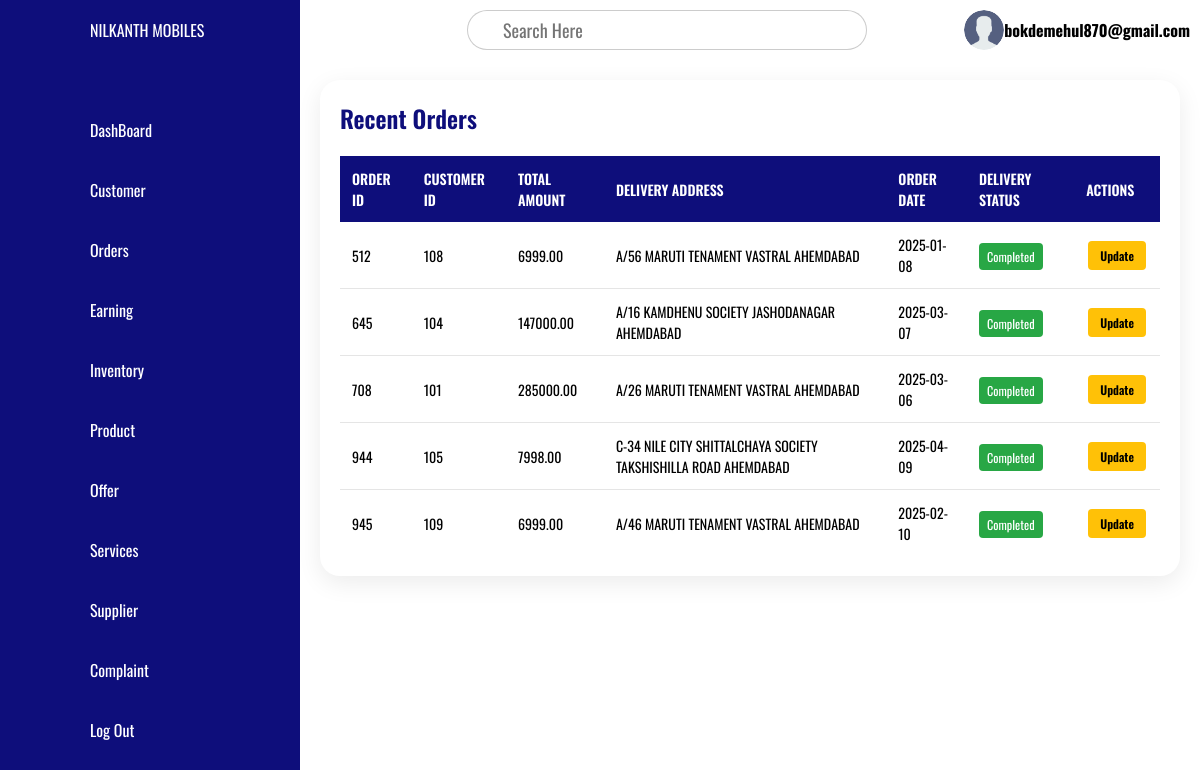
The page /project/admin/module/order.php (signed in) on the database its author committed.
### tables this page shows
CREATE TABLE `orders` (
  `ORDER_ID` int(11) NOT NULL,
  `CUSTOMER_ID` int(11) DEFAULT NULL,
  `TOTAL_AMT` decimal(11,2) NOT NULL,
  `DELIVERY_ADDRESS` varchar(250) NOT NULL,
  `DELIVERY_STATUS` varchar(50) NOT NULL,
  `order_date` date DEFAULT NULL
);

### project/admin/module/order.php (the view, shortened to what this page needs)
<!DOCTYPE html>
<html lang="en">
<head>
</head>
<body>
    <div class="container">
        <?php require_once "/xampp/htdocs/Project/admin/Nav.php" ?>
        <div class="main">
            <?php require_once "/xampp/htdocs/Project/admin/main.php" ?>
            <div class="details">
                <div class="recentOrders">
                    <div class="cardHeader">
                        <h2>Recent Orders</h2>
                    </div>
                    <table>
                        <thead>
                            <tr>
                                <th>Order Id</th>
                                <th>Customer Id</th>
                                <th>Total Amount</th>
                                <th>Delivery Address</th>
                                <th>Order Date</th>
                                <th>Delivery Status</th>
                                <th>Actions</th>
                            </tr>
                        </thead>
                        <tbody>
                            <?php
                            $conn = new mysqli("localhost", "root", "", "project");
                            $sql = "SELECT * FROM orders";
                            $result = $conn->query($sql);
                            if ($result->num_rows > 0) {
                                while ($row = $result->fetch_assoc()) {
                                    echo '<tr>
                                        <td>' . htmlspecialchars($row["ORDER_ID"]) . '</td>
                                        <td>' . htmlspecialchars($row["CUSTOMER_ID"]) . '</td>
                                        <td>' . htmlspecialchars($row["TOTAL_AMT"]) . '</td>
                                        <td>' . htmlspecialchars($row["DELIVERY_ADDRESS"]) . '</td>
                                        <td>' . htmlspecialchars($row["order_date"]) . '</td>
                                        <td>
                                            <span class="status-badge ' . (strtolower($row['DELIVERY_STATUS']) === 'completed' ? 'status-success' : 'status-warning') . '">
                                                ' . htmlspecialchars(ucfirst(strtolower($row['DELIVERY_STATUS']))) . '
                                            </span>
                                        </td>
                                        <td>
                                            <button class="btn btn-primary btn-sm update-btn"
                                                    data-id="' . $row["ORDER_ID"] . '"
                                                    data-customer="' . $row["CUSTOMER_ID"] . '"
                                                    data-amount="' . $row["TOTAL_AMT"] . '"
                                                    data-address="' . $row["DELIVERY_ADDRESS"] . '"
                                                    data-status="' . $row["DELIVERY_STATUS"] . '">
                                                Update
                                            </button>
                                        </td>
                                    </tr>';
                                }
                            } else {
                                echo '<tr><td colspan="7" class="text-center">No orders found</td></tr>';
                            }
                            ?>
                        </tbody>
                    </table>
                </div>
            </div>
        </div>
    </div>
</body>
</html>

### project/assets/css/style.css (style rules this page uses)
* { font-family: "Oswald", serif; margin: 0; padding: 0; box-sizing: border-box; }
:root { --blue:rgb(14, 14, 123); --white: #fff; --gray: #f5f5f5; --black1: #222; --black2: #999; --primary:rgb(54, 54, 204); }
body { min-height: 100vh; overflow-x: hidden; }
.container { position: relative; width: 100%; }
.main { position: absolute; width: calc(100% - 300px); left: 300px; min-height: 100vh; background: var(--white); transition: 0.5s; }
.btn { padding: 10px 16px; font-size: 15px; font-weight: 600; border-radius: 5px; transition: background-color 0.3s ease, transform 0.2s ease; cursor: pointer; }
.btn-sm { font-size: 14px; padding: 8px 14px; }
.btn, .badge { border: none; outline: none; }
.details { position: relative; width: 100%; padding: 20px; display: grid; grid-gap: 20px; }
.details .recentOrders { position: relative; background: #fff; padding: 20px; box-shadow: 0 7px 25px rgba(0, 0, 0, 0.08); border-radius: 20px; }
.cardHeader { display: flex; justify-content: space-between; align-items: center; margin-bottom: 20px; }
.cardHeader h2 { font-weight: 600; color: rgb(14, 14, 123); }
.details table { width: 100%; border-collapse: collapse; }
.details table thead tr { background: rgb(14, 14, 123); color: #fff; }
.details table thead tr td, .details table thead tr th { padding: 12px; text-align: left; font-weight: 600; font-size: 14px; text-transform: uppercase; }
.details table tbody tr { border-bottom: 1px solid rgba(0, 0, 0, 0.1); }
.details table tbody tr:last-child { border-bottom: none; }
.details table tbody tr td { padding: 12px; font-size: 14px; }
.btn { padding: 6px 12px; border-radius: 4px; font-size: 12px; font-weight: 600; border: none; cursor: pointer; margin: 0 2px; }
.status-badge { padding: 4px 8px; border-radius: 4px; font-size: 0.875em; }
.status-success { background: #28a745; color: white; }
.update-btn { background: #ffc107; color: #000; border: none; padding: 6px 12px; border-radius: 4px; cursor: pointer; }

### rows shown on the page
orders: ORDER_ID "512", CUSTOMER_ID "108", TOTAL_AMT "6999.00", DELIVERY_ADDRESS "A/56 MARUTI TENAMENT VASTRAL AHEMDABAD", order_date "2025-01-08", DELIVERY_STATUS "Completed"
orders: ORDER_ID "645", CUSTOMER_ID "104", TOTAL_AMT "147000.00", DELIVERY_ADDRESS "A/16 KAMDHENU SOCIETY JASHODANAGAR AHEMDABAD", order_date "2025-03-07", DELIVERY_STATUS "Completed"
orders: ORDER_ID "708", CUSTOMER_ID "101", TOTAL_AMT "285000.00", DELIVERY_ADDRESS "A/26 MARUTI TENAMENT VASTRAL AHEMDABAD", order_date "2025-03-06", DELIVERY_STATUS "Completed"
orders: ORDER_ID "944", CUSTOMER_ID "105", TOTAL_AMT "7998.00", DELIVERY_ADDRESS "C-34 NILE CITY SHITTALCHAYA SOCIETY TAKSHISHILLA ROAD AHEMDABAD", order_date "2025-04-09", DELIVERY_STATUS "Completed"
orders: ORDER_ID "945", CUSTOMER_ID "109", TOTAL_AMT "6999.00", DELIVERY_ADDRESS "A/46 MARUTI TENAMENT VASTRAL AHEMDABAD", order_date "2025-02-10", DELIVERY_STATUS "Completed"

### other values the page prints
$_SESSION['user_email'] "bokdemehul870@gmail.com"
